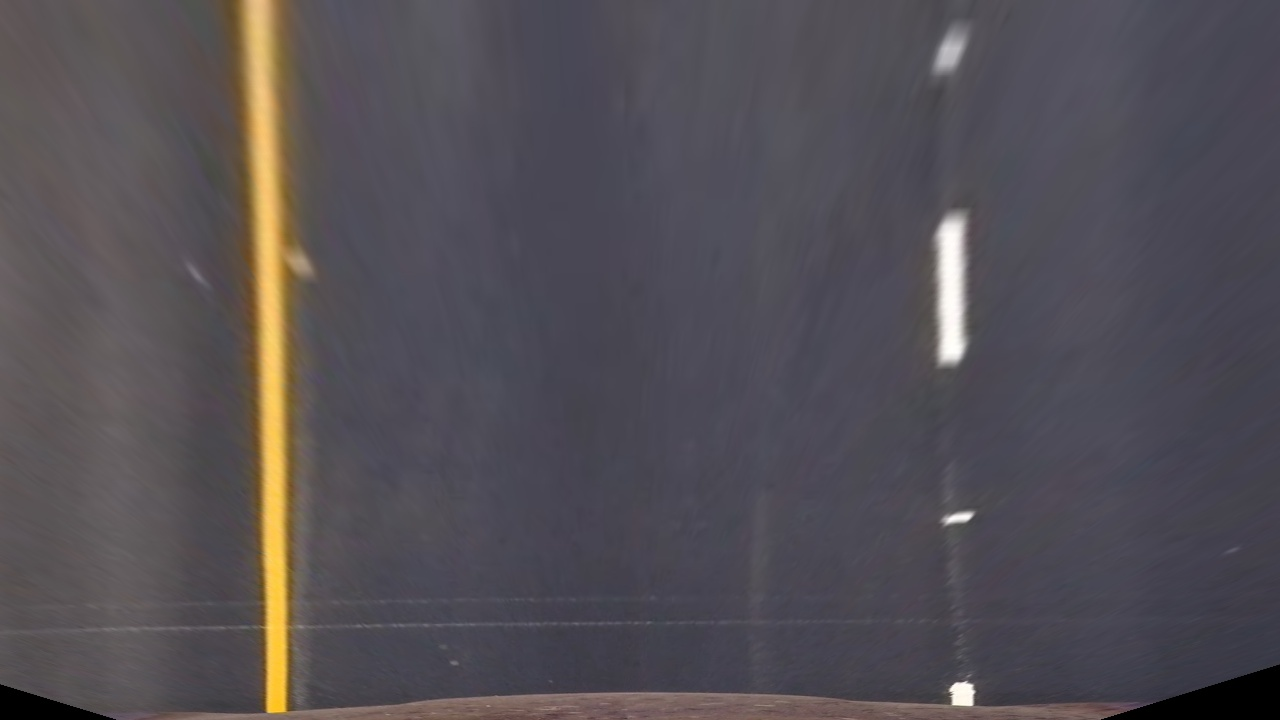
#> input picture output_images/perspective_transform/perspective_transformed.jpg, 1280 x 720 px
$ python binthreshold.py   (older library calls are emulated)
#> lines starting #> are read from the running program, lines starting #| are printed output that depends on the picture; after the words box and inside, x2 and y2 are one past the last pixel; in counts of white or black regions, pixels touching at a corner belong together
#> further down, warped_image is the input picture: shape (720, 1280, 3); mean R, G, B 83.7, 79.2, 84.7
__author__ = 'Carlos'

import numpy as np
import cv2
import matplotlib.pyplot as plt
import matplotlib.image as mpimg
import paths

class Binthreshold(object):

    @staticmethod
    def abs_sobel_thresh(image, orient='x', sobel_kernel=3, thresh=(0, 255)):
#> called with orient = 'x', sobel_kernel = 3, thresh = (80, 255)
        gray = cv2.cvtColor(image, cv2.COLOR_RGB2GRAY)
        # Calculate directional gradient
        sobel = cv2.Sobel(gray, cv2.CV_64F, int(orient == 'x'), int(orient == 'y'), ksize=sobel_kernel)
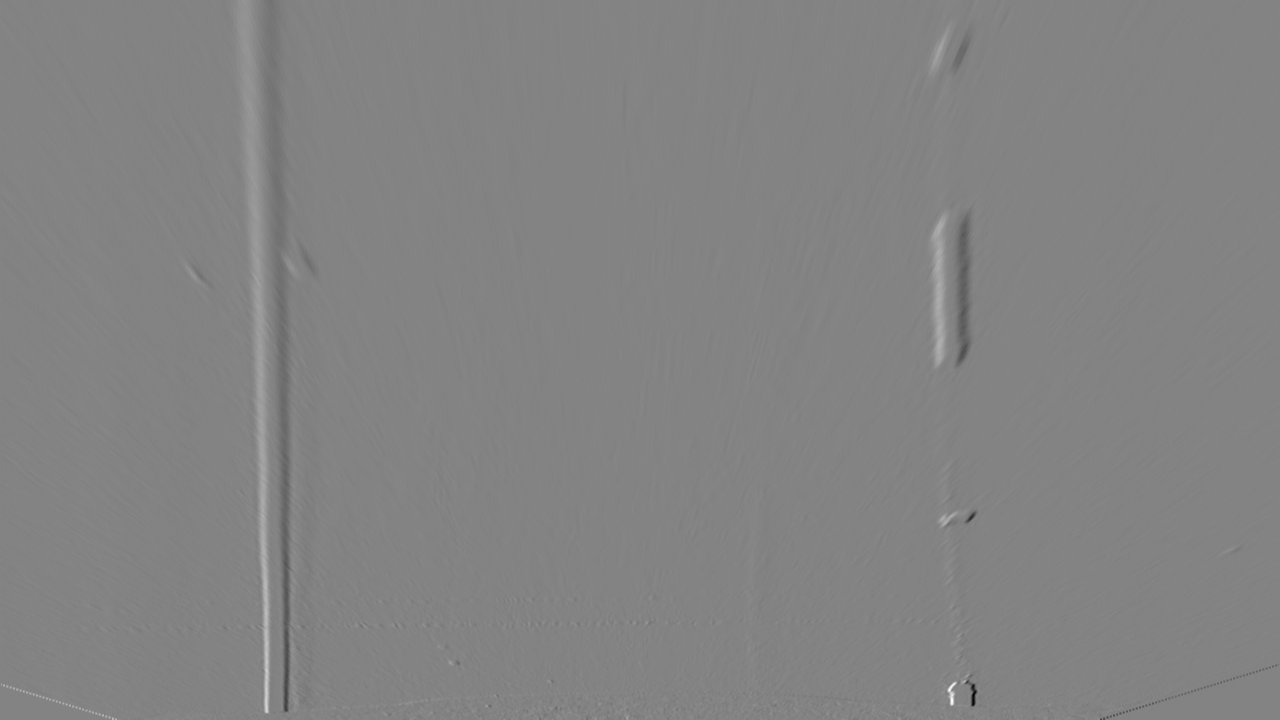
#> sobel: shape (720, 1280) float64; min -477, max 449, mean -0.1; drawn with min black and max white
        abs_sobel = np.absolute(sobel)
        scaled_sobel = np.uint8(255 * abs_sobel / np.max(abs_sobel))

        grad_binary = np.zeros_like(scaled_sobel)
        # Apply threshold
        grad_binary[(scaled_sobel >= thresh[0]) & (scaled_sobel <= thresh[1])] = 1
        return grad_binary

    @staticmethod
    def mag_thresh(image, sobel_kernel=3, mag_thresh=(0, 255)):
        gray = cv2.cvtColor(image, cv2.COLOR_RGB2GRAY)
        # Calculate gradient magnitude
        sobelx = cv2.Sobel(gray, cv2.CV_64F, 1, 0, ksize=sobel_kernel)
        sobely = cv2.Sobel(gray, cv2.CV_64F, 0, 1, ksize=sobel_kernel)

        gradmag = np.sqrt(sobelx ** 2 + sobely ** 2)

        scale_factor = np.max(gradmag) / 255
        gradmag = (gradmag / scale_factor).astype(np.uint8)

        mag_binary = np.zeros_like(gradmag)
        # Apply threshold
        mag_binary[(gradmag >= mag_thresh[0]) & (gradmag <= mag_thresh[1])] = 1
        return mag_binary

    @staticmethod
    def hls_select(image, thresh=(0, 255)):
        # 1) Convert to HLS color space
        hls = cv2.cvtColor(image, cv2.COLOR_RGB2HLS)
        # 2) Apply a threshold to the S channel
        s_channel = hls[:,:,2]
        binary_output = np.zeros_like(s_channel)
        binary_output[(s_channel > thresh[0]) & (s_channel <= thresh[1])] = 1
        # 3) Return a binary image of threshold result
        return binary_output

    @staticmethod
    def dir_threshold(image, sobel_kernel=3, thresh=(0, np.pi / 2)):
        gray = cv2.cvtColor(image, cv2.COLOR_RGB2GRAY)
        # Calculate gradient direction
        sobelx = cv2.Sobel(gray, cv2.CV_64F, 1, 0, ksize=sobel_kernel)
        sobely = cv2.Sobel(gray, cv2.CV_64F, 0, 1, ksize=sobel_kernel)
        # Take the absolute value of the gradient direction,
        # apply a threshold, and create a binary image result
        absgraddir = np.arctan2(np.absolute(sobely), np.absolute(sobelx))
        dir_binary = np.zeros_like(absgraddir)
        dir_binary[(absgraddir >= thresh[0]) & (absgraddir <= thresh[1])] = 1
        # Apply threshold
        return dir_binary

    @classmethod
    def get_combined_threshold(cls, image, ksize=5, output_folder=False):

        # Apply each of the thresholding functions
        gradx = cls.abs_sobel_thresh(image, orient='x', sobel_kernel=ksize, thresh=(80, 255))
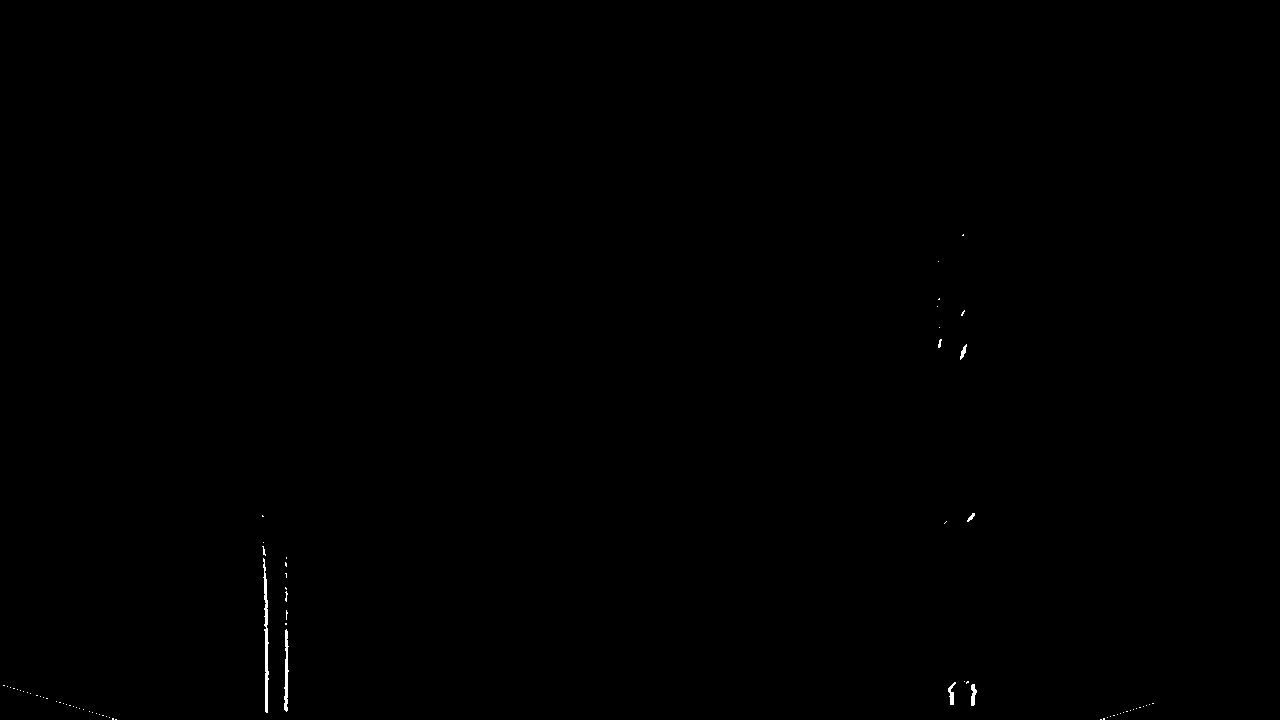
#> gradx: shape (720, 1280); values 0 (black) and 1 (white), 0.12% white; 74 white regions (67 under 20 px), largest, box (x1, y1, x2, y2) and area: (263, 558, 269, 713) 446, (284, 629, 289, 712) 246, (971, 684, 977, 706) 87
        grady = cls.abs_sobel_thresh(image, orient='y', sobel_kernel=ksize, thresh=(80, 255))
#> grady: shape (720, 1280); values 0 (black) and 1 (white), 0.16% white in thin lines or dots, all inside (x1, y1, x2, y2) = (0, 511, 1280, 719)
        mag_binary = cls.mag_thresh(image, sobel_kernel=ksize, mag_thresh=(80, 255))
#> in mag_thresh, `scale_factor = np.max(gradmag) / 255`: scale_factor = 2.57
#> mag_binary: shape (720, 1280); values 0 (black) and 1 (white), 0.19% white in thin lines or dots, all inside (x1, y1, x2, y2) = (0, 358, 1280, 720)
        dir_binary = cls.dir_threshold(image, sobel_kernel=ksize, thresh=(0, np.pi / 2))
#> in dir_threshold, `absgraddir = np.arctan2(np.absolute(sobely), np.absolute(sobelx))`:
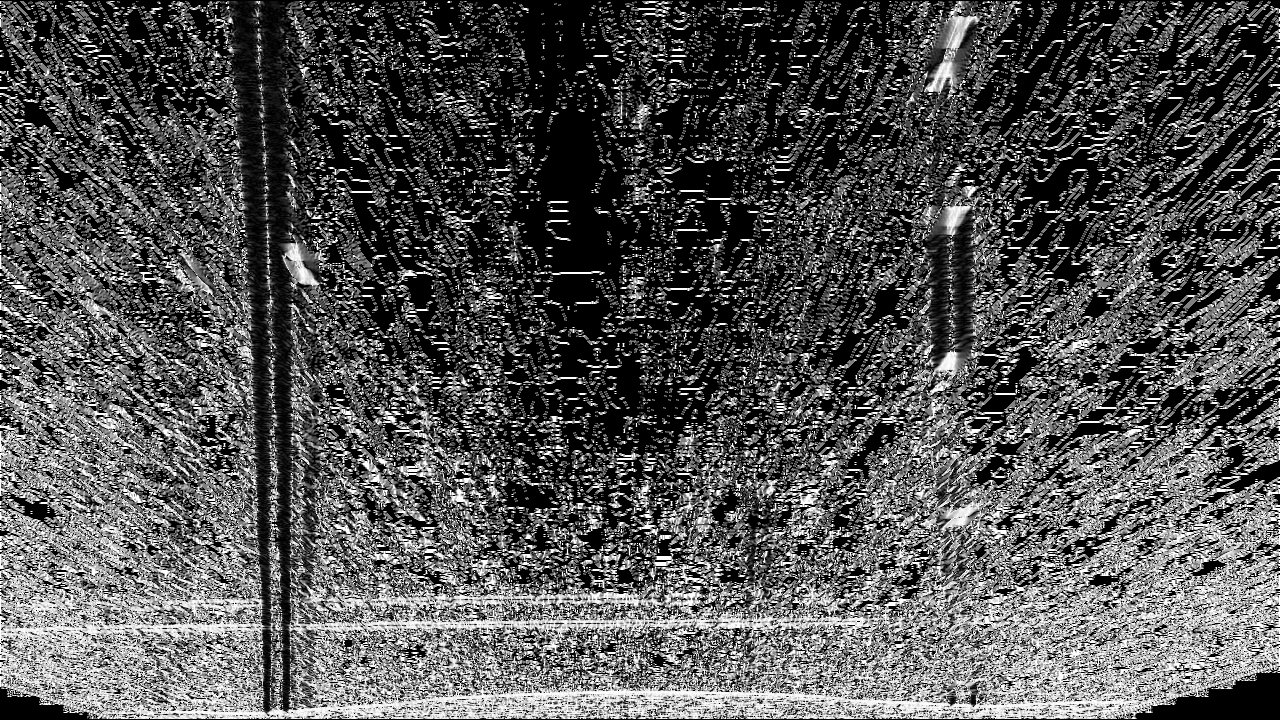
#> absgraddir: shape (720, 1280) float64; min 0, max 1.57, mean 0.517; drawn with min black and max white
#> dir_binary: shape (720, 1280) float64; every value is 1
        hls_binary = cls.hls_select(image, thresh=(60, 255))
#> in hls_select, `hls = cv2.cvtColor(image, cv2.COLOR_RGB2HLS)`: hls: shape (720, 1280, 3); mean of channels 0, 1, 2 118, 83.3, 21.4
#> hls_binary: shape (720, 1280); values 0 (black) and 1 (white), 3.9% white; 31 white regions (18 under 20 px), largest, box (x1, y1, x2, y2) and area: (222, 0, 300, 715) 33370, (944, 230, 959, 354) 1454, (950, 683, 973, 706) 408

        # Apply a dilate filter to grow the thicknes of HLS
        kernel = np.ones((5,5), np.uint8)
        dilated = cv2.dilate(hls_binary, kernel, iterations=3)
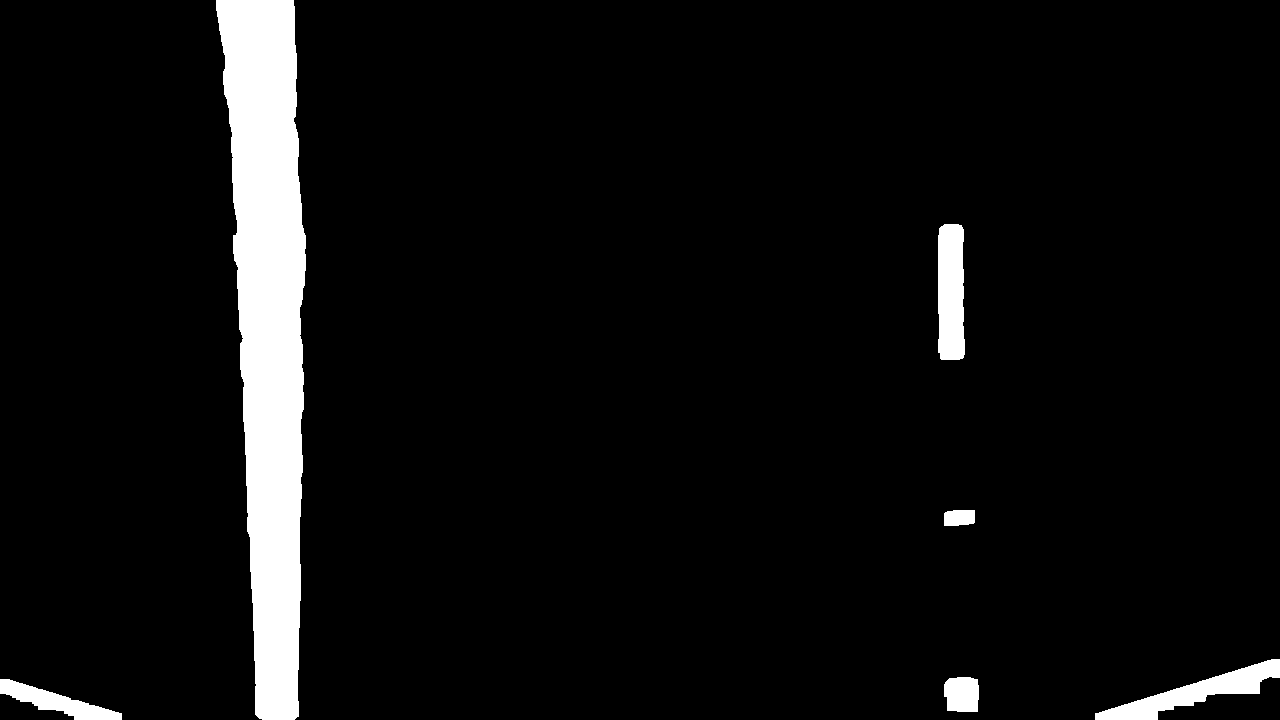
#> dilated: shape (720, 1280); values 0 (black) and 1 (white), 5.8% white; 6 white regions, box (x1, y1, x2, y2) and area: (216, 0, 306, 720) 43320, (1095, 659, 1280, 720) 3577, (938, 224, 965, 360) 3431, (0, 679, 122, 720) 1946, (944, 677, 979, 712) 1110, (944, 510, 975, 526) 460

        combined = np.zeros_like(dir_binary)
        # combined[((gradx == 1) & (grady == 1)) | ((mag_binary == 1) & (dir_binary == 1)) | (hls_binary == 1)] = 1
        combined[(gradx == 1) | (dilated == 1)] = 1
        # Apply morphological transformation to reduce noise
        opening = cv2.morphologyEx(combined, cv2.MORPH_OPEN, kernel)

        if output_folder:
            plt.imsave(output_folder + 'threshold_output.jpg', opening, cmap='gray')
            cv2.imwrite(output_folder + 'threshold_original.jpg', image)

        return opening

if __name__ == "__main__":
    window_width = 20
    window_height = 100
    margin = 10

    warped_image = mpimg.imread(paths.OUTPUT_IMAGES_FOLDER + paths.PERSPECTIVE_OUTPUT + 'perspective_transformed.jpg')

    bin_output = Binthreshold.get_combined_threshold(warped_image, 3,  paths.OUTPUT_IMAGES_FOLDER + paths.BINARY_OUTPUT)
    #plt.imshow(bin_output)

    print("End pipeline")
